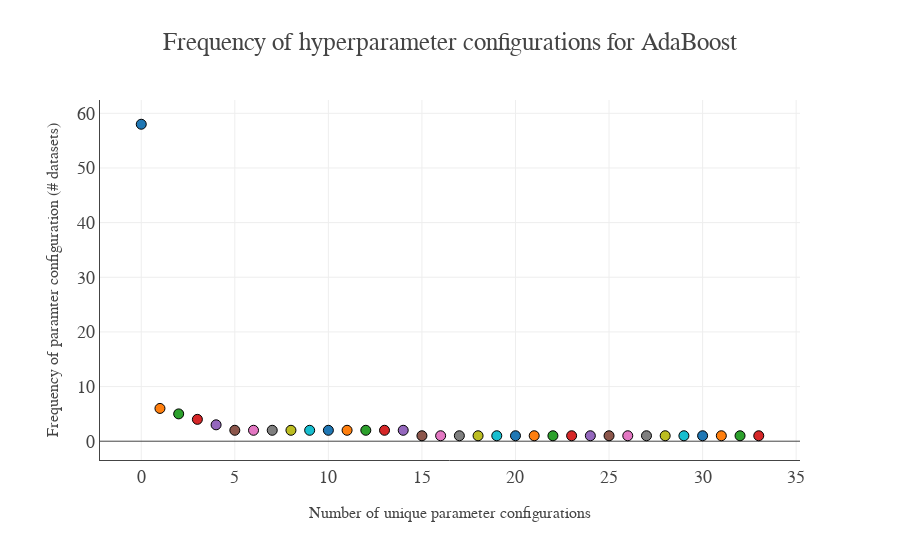
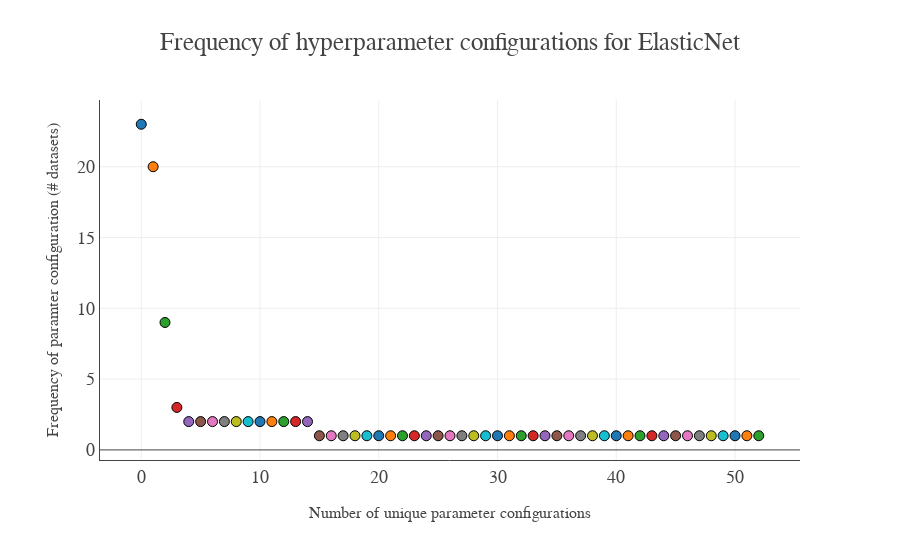
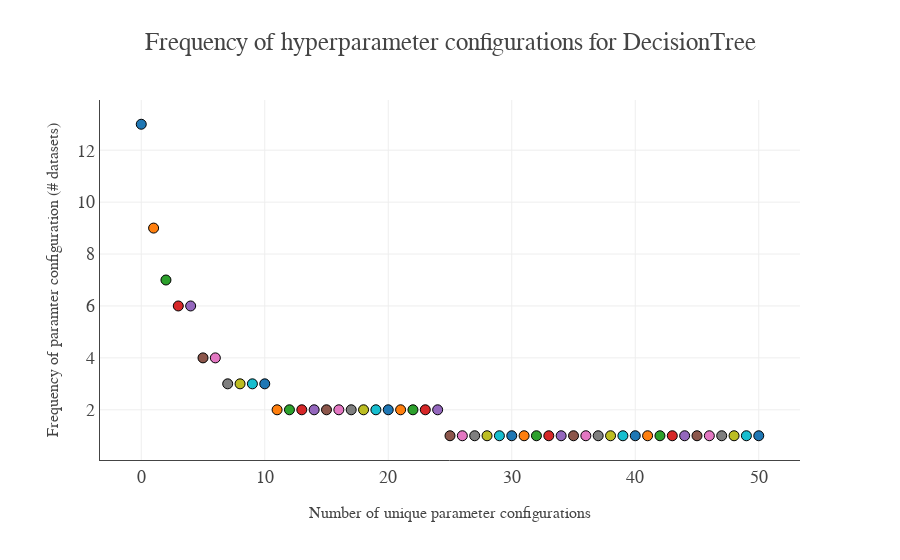
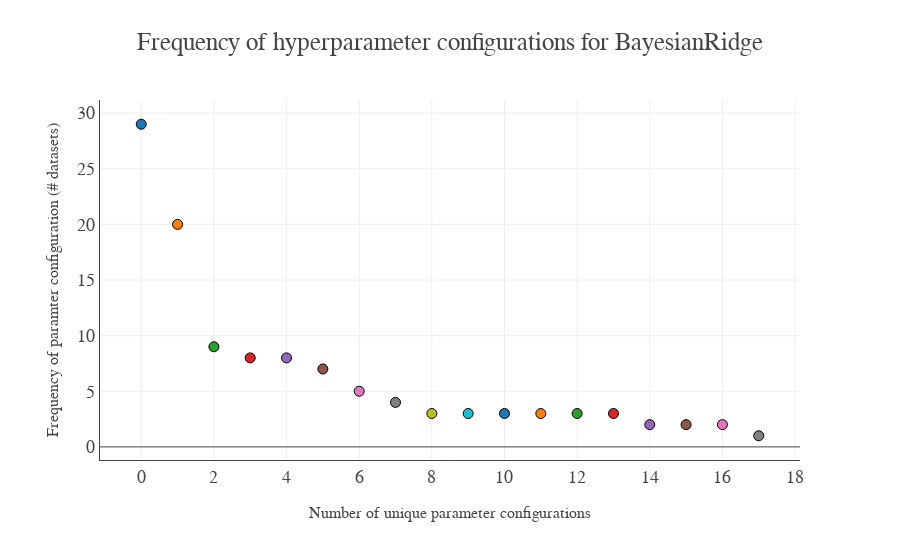

The cell these charts' notebook holds for them, in order:
### Code cell
import plotly.plotly as py
import plotly.graph_objs as go
from plotly.offline import download_plotlyjs, init_notebook_mode, plot, iplot

for reg in regressor_params:
    reg_p = regressor_params[reg]
    reg_p_sorted = sorted(reg_p.items(), key=lambda kv: kv[1], reverse=True)
    print("Best parameters for regressor: %s" % reg)
    reg_datasets = list()
    ctr = 0
    for item in reg_p_sorted:
        trace_time_acc = go.Scatter(
            x = [ctr],
            y = [item[1]],
            text=[item[0]],
            hoverinfo = 'text',
            mode = 'markers',
            marker = dict(
                size = 10,
                line = dict(
                    width = 1,
                    color = 'rgb(0, 0, 0)'
                )
            ),
            showlegend = False
        )
        reg_datasets.append(trace_time_acc)
        ctr += 1
        
    layout = dict(
        title='Frequency of hyperparameter configurations for ' + reg,
        font=dict(family='Times new roman', size=size_title),
        yaxis=dict(
            showgrid=True,
            showline=True,
            showticklabels=True,
            title='Frequency of paramter configuration (# datasets)',
            titlefont=dict(
                family='Times new roman',
                size=size_ylabel
            )
        ),
        xaxis=dict(
            zeroline=False,
            showline=True,
            showticklabels=True,
            showgrid=True,
            title='Number of unique parameter configurations',
            titlefont=dict(
                family='Times new roman',
                size=size_xlabel
            )
        ),
        margin=dict(
            l=100,
            r=100,
            t=100,
            b=100
        ),
    )

    plotly.offline.init_notebook_mode(connected=True)
    fig = go.Figure(data=reg_datasets, layout=layout)
    iplot(fig)
        
    print("")
    print("==============================================")
